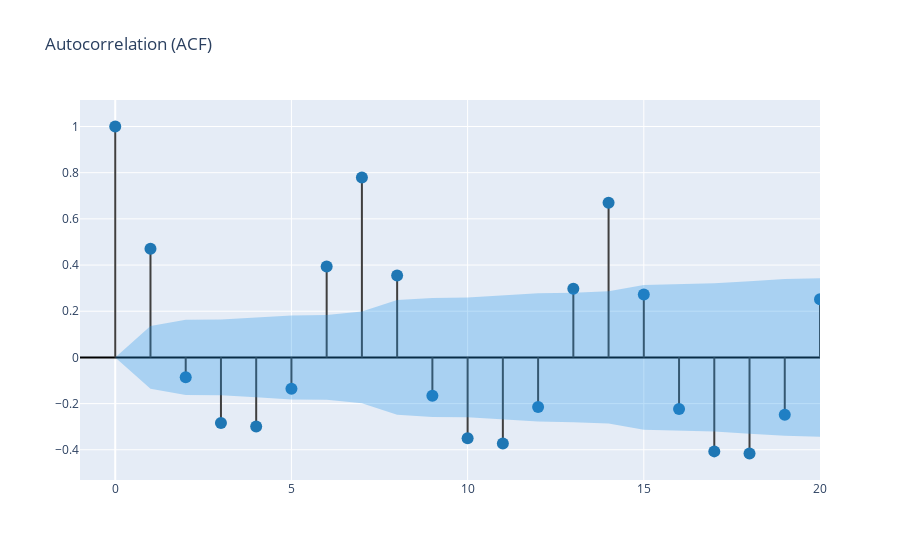

The cell this chart's notebook holds for it:
### Markdown cell above
Plot correlation diagrams

### Code cell
create_corr_plot(df_day["consommation_hta"])

### Figure 1 — Plotly figure (JSON) as saved in the notebook; plotly's stock layout.template omitted (floating-point values rounded to 4 significant figures)
{"data": [{"line": {"color": "#3f3f3f"}, "mode": "lines", "showlegend": false, "type": "scatter", "x": [0, 0], "y": [0, 1]}, {"line": {"color": "#3f3f3f"}, "mode": "lines", "showlegend": false, "type": "scatter", "x": [1, 1], "y": [0, 0.4711]}, {"line": {"color": "#3f3f3f"}, "mode": "lines", "showlegend": false, "type": "scatter", "x": [2, 2], "y": [0, -0.08543]}, {"line": {"color": "#3f3f3f"}, "mode": "lines", "showlegend": false, "type": "scatter", "x": [3, 3], "y": [0, -0.2843]}, {"line": {"color": "#3f3f3f"}, "mode": "lines", "showlegend": false, "type": "scatter", "x": [4, 4], "y": [0, -0.2987]}, {"line": {"color": "#3f3f3f"}, "mode": "lines", "showlegend": false, "type": "scatter", "x": [5, 5], "y": [0, -0.1358]}, {"line": {"color": "#3f3f3f"}, "mode": "lines", "showlegend": false, "type": "scatter", "x": [6, 6], "y": [0, 0.3939]}, {"line": {"color": "#3f3f3f"}, "mode": "lines", "showlegend": false, "type": "scatter", "x": [7, 7], "y": [0, 0.7787]}, {"line": {"color": "#3f3f3f"}, "mode": "lines", "showlegend": false, "type": "scatter", "x": [8, 8], "y": [0, 0.3543]}, {"line": {"color": "#3f3f3f"}, "mode": "lines", "showlegend": false, "type": "scatter", "x": [9, 9], "y": [0, -0.1656]}, {"line": {"color": "#3f3f3f"}, "mode": "lines", "showlegend": false, "type": "scatter", "x": [10, 10], "y": [0, -0.3501]}, {"line": {"color": "#3f3f3f"}, "mode": "lines", "showlegend": false, "type": "scatter", "x": [11, 11], "y": [0, -0.3731]}, {"line": {"color": "#3f3f3f"}, "mode": "lines", "showlegend": false, "type": "scatter", "x": [12, 12], "y": [0, -0.2143]}, {"line": {"color": "#3f3f3f"}, "mode": "lines", "showlegend": false, "type": "scatter", "x": [13, 13], "y": [0, 0.2976]}, {"line": {"color": "#3f3f3f"}, "mode": "lines", "showlegend": false, "type": "scatter", "x": [14, 14], "y": [0, 0.6699]}, {"line": {"color": "#3f3f3f"}, "mode": "lines", "showlegend": false, "type": "scatter", "x": [15, 15], "y": [0, 0.2722]}, {"line": {"color": "#3f3f3f"}, "mode": "lines", "showlegend": false, "type": "scatter", "x": [16, 16], "y": [0, -0.2232]}, {"line": {"color": "#3f3f3f"}, "mode": "lines", "showlegend": false, "type": "scatter", "x": [17, 17], "y": [0, -0.4069]}, {"line": {"color": "#3f3f3f"}, "mode": "lines", "showlegend": false, "type": "scatter", "x": [18, 18], "y": [0, -0.4161]}, {"line": {"color": "#3f3f3f"}, "mode": "lines", "showlegend": false, "type": "scatter", "x": [19, 19], "y": [0, -0.2486]}, {"line": {"color": "#3f3f3f"}, "mode": "lines", "showlegend": false, "type": "scatter", "x": [20, 20], "y": [0, 0.252]}, {"line": {"color": "#3f3f3f"}, "mode": "lines", "showlegend": false, "type": "scatter", "x": [21, 21], "y": [0, 0.628]}, {"line": {"color": "#3f3f3f"}, "mode": "lines", "showlegend": false, "type": "scatter", "x": [22, 22], "y": [0, 0.2469]}, {"line": {"color": "#3f3f3f"}, "mode": "lines", "showlegend": false, "type": "scatter", "x": [23, 23], "y": [0, -0.2267]}, {"marker": {"color": "#1f77b4", "size": 12}, "mode": "markers", "showlegend": false, "type": "scatter", "x": [0, 1, 2, 3, 4, 5, 6, 7, 8, 9, 10, 11, 12, 13, 14, 15, 16, 17, 18, 19, 20, 21, 22, 23], "y": [1, 0.4711, -0.08543, -0.2843, -0.2987, -0.1358, 0.3939, 0.7787, 0.3543, -0.1656, -0.3501, -0.3731, -0.2143, 0.2976, 0.6699, 0.2722, -0.2232, -0.4069, -0.4161, -0.2486, 0.252, 0.628, 0.2469, -0.2267]}, {"line": {"color": "rgba(255,255,255,0)"}, "mode": "lines", "showlegend": false, "type": "scatter", "x": [0, 1, 2, 3, 4, 5, 6, 7, 8, 9, 10, 11, 12, 13, 14, 15, 16, 17, 18, 19, 20, 21, 22, 23], "y": [0, 0.1356, 0.1629, 0.1637, 0.1726, 0.1818, 0.1837, 0.1986, 0.2484, 0.2576, 0.2595, 0.2681, 0.2774, 0.2805, 0.2862, 0.3137, 0.318, 0.3209, 0.3302, 0.3397, 0.3431, 0.3464, 0.3668, 0.3698]}, {"fill": "tonexty", "fillcolor": "rgba(32, 146, 230,0.3)", "line": {"color": "rgba(255,255,255,0)"}, "mode": "lines", "showlegend": false, "type": "scatter", "x": [0, 1, 2, 3, 4, 5, 6, 7, 8, 9, 10, 11, 12, 13, 14, 15, 16, 17, 18, 19, 20, 21, 22, 23], "y": [0, -0.1356, -0.1629, -0.1637, -0.1726, -0.1818, -0.1837, -0.1986, -0.2484, -0.2576, -0.2595, -0.2681, -0.2774, -0.2805, -0.2862, -0.3137, -0.318, -0.3209, -0.3302, -0.3397, -0.3431, -0.3464, -0.3668, -0.3698]}], "layout": {"title": {"text": "Autocorrelation (ACF)"}, "xaxis": {"range": [-1, 20]}, "yaxis": {"zerolinecolor": "#000000"}}}
